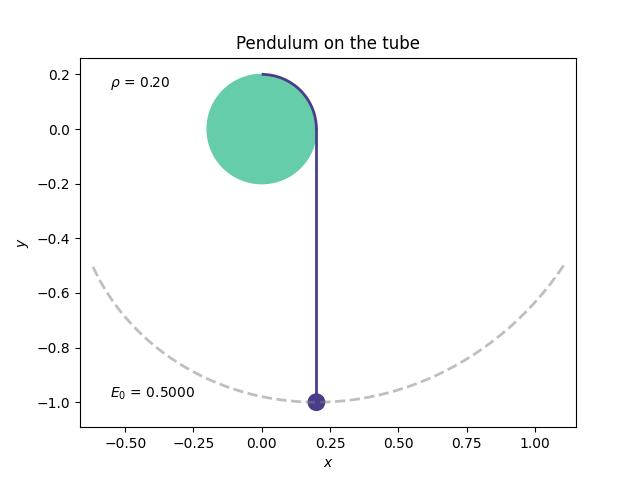

This chart was generated by the following Python code:
import numpy as np
from scipy.optimize import bisect
import matplotlib.pyplot as plt
import matplotlib.patches as mpatches

import potconfig as config

def energy(x):
    theta, omega = x
    rho = config.rho
    return 0.5*((1 + rho*theta)**2)*omega**2 + rho*np.sin(theta) + 1 - (1 + rho*theta)*np.cos(theta)

e0 = energy(config.x_init)
print("E0 = ", e0)
amplitude = lambda theta: e0 - energy([theta, 0])
theta_01 = bisect(amplitude, 0, np.pi/2)
theta_02 = bisect(amplitude, -np.pi/2, 0)
print("theta_01 : theta_02 = ", theta_01, " : ", theta_02)

circle1 = plt.Circle((0, 0), config.rho, color='mediumaquamarine')
plt.gca().add_patch(circle1)

arc1 = mpatches.Arc(
    (0, 0),
    2*config.rho,
    2*config.rho,
    angle=0,
    theta1=0,
    theta2=90,
    color='darkslateblue',
    linewidth=2
)
plt.gca().add_patch(arc1)

t = np.linspace(theta_01, theta_02, np.floor_divide(config.N_points, 2))
plt.plot(
    config.rho*np.cos(t) + (1 + config.rho*t)*np.sin(t), 
    config.rho*np.sin(t) - (1 + config.rho*t)*np.cos(t),
    color='grey',
    linestyle='dashed',
    linewidth=2,
    alpha=0.5
)

line1 = plt.plot(
    [config.rho, config.rho],
    [0, -1],
    color='darkslateblue',
    linewidth=2
)

circle2 = plt.Circle((config.rho, -1), 0.03, color='darkslateblue')
plt.gca().add_patch(circle2)

plt.axis("equal")
plt.title("Pendulum on the tube")
plt.xlabel(r"$x$")
plt.ylabel(r"$y$")

xmin, xmax, ymin, ymax = plt.axis()
plt.text(
    xmin + 0.08*(xmax - xmin), ymax - 0.08*(ymax - ymin),
    r"$\rho$ = {:.2f}".format(config.rho)
)
plt.text(
    xmin + 0.08*(xmax - xmin), ymin + 0.08*(ymax - ymin),
    r"$E_0$ = {:.4f}".format(e0)
)

plt.show()
